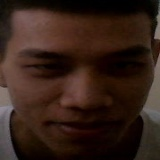
#> input picture fileFullname_crofgp.jpg, 160 x 160 px
$ python -i gist.py   (imports and definitions only)
#> lines starting #> are read from the running program, lines starting #| are printed output that depends on the picture
import numpy as np
import numpy.matlib as nm
import numpy.fft as f
from PIL import Image
import cv2
from skimage.filters import gabor_kernel
from scipy import ndimage as ndi


def compute_gist_descriptor(imgGray):
    # build average feature map:
    def power(image, kernel):
        # Normalize images for better comparison.
        image = (image - image.mean()) / image.std()
        data = np.real(kernel).reshape((np.real(kernel).shape[0], np.real(kernel).shape[1], 1))
        return np.sqrt(ndi.convolve(image, data, mode='wrap') ** 2 + ndi.convolve(image, data, mode='wrap') ** 2)

    def make_square(img):

        r, c, channels = img.shape

        side4 = (int(min([r, c]) / 4)) * 4

        one_edge = int(side4 / 2)
        r2 = int(r / 2)
        c2 = int(c / 2)

        img1 = img[((r2) - one_edge):((r2) + one_edge), ((c2) - one_edge):((c2) + one_edge)]

        r, c, channels = img1.shape
        return img1[:min([r, c]), :min([r, c])]

    def compute_avg(img):
        img = make_square(img)

        r, c, channels = img.shape

        chunks_row = np.split(np.array(range(r)), 4)
        chunks_col = np.split(np.array(range(c)), 4)

        grid_images = []

        for row in chunks_row:
            for col in chunks_col:
                grid_images.append(np.mean(img[np.min(row):np.max(row), np.min(col):np.max(col)]))
        return np.array(grid_images).reshape((4, 4))

    def power_single(gs):
        (kernel, powers) = gs
        return powers * 255


    images = cv2.cvtColor(imgGray, cv2.COLOR_GRAY2BGR)

    images = make_square(images)
    images = images / 255.0

    # Plot a selection of the filter bank kernels and their responses.
    results = []
    kernel_params = []

    for theta in (0, 1, 2, 3, 4, 5, 6, 7):
        theta = theta / 8. * np.pi
        for frequency in (0.1, 0.2, 0.3, 0.4):
            # for frequency in (0.1, 0.2, 0.4, 0.6, 0.8):
            kernel = gabor_kernel(frequency, theta=theta)

            params = 'theta=%d,\nfrequency=%.2f' % (theta * 180 / np.pi, frequency)
            kernel_params.append(params)
            # Save kernel and the power image for each image
            results.append((kernel, power(images, kernel)))
    return np.array([compute_avg(power_single(img)) for img in results]).reshape(512, )

>>> import cv2
>>> picture = cv2.imread('../../fileFullname_crofgp.jpg', cv2.IMREAD_GRAYSCALE)
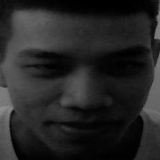
#> picture: shape (160, 160); min 0, max 142, mean 37.4
>>> result = compute_gist_descriptor(picture)
#> the loop in compute_gist_descriptor, `for theta in (0, 1, 2, 3, 4, 5, 6, 7):` made 8 passes
#> theta on passes 2 to 8: 0.393, 0.785, 1.18, 1.57, 1.96, 2.36, 2.75
#> pass 1, in power, `image = (image - image.mean()) / image.std()`:
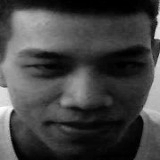
#> image: shape (160, 160, 3) float64; min -1.27, max 3.56, mean 2.8e-16; drawn with min black and max white
#> after the loop in compute_gist_descriptor, `for theta in (0, 1, 2, 3, 4, 5, 6, 7):`: kernel_params = 32 items
#> after the loop in compute_avg, `for row in chunks_row:`: grid_images = [14.95, 2.23, 1.77, 26.32, 12.35, 1.93, 2.29, 15.21, 12.68, 5.79, 3.97, 12.68, 21.16, 2.73, 1.2, 13.42]
#> the loop in compute_avg (call 2), `for row in chunks_row:` made 4 passes
#> in power_single (call 13), `(kernel, powers) = gs`:
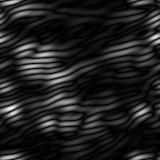
#> powers: shape (160, 160, 3) float64; min 4.3e-07, max 0.207, mean 0.0267; drawn with min black and max white
#> in power_single (call 17), `return powers * 255`:
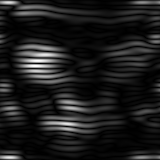
#> returned value: shape (160, 160, 3) float64; min 0.000458, max 80.2, mean 8.9; drawn with min black and max white
#> in power_single (call 19), `return powers * 255`:
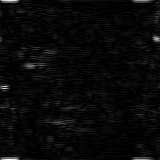
#> returned value: shape (160, 160, 3) float64; min 0.00011, max 84.38, mean 3.1; drawn with min black and max white
#> in power_single (call 21), `(kernel, powers) = gs`:
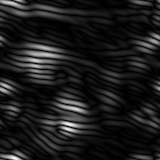
#> powers: shape (160, 160, 3) float64; min 2.33e-07, max 0.236, mean 0.026; drawn with min black and max white
#> in power_single (call 22), `(kernel, powers) = gs`:
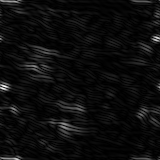
#> powers: shape (160, 160, 3) float64; min 1.51e-06, max 0.264, mean 0.0136; drawn with min black and max white
#> result = 512 values, max 26.32 at index 3, min 0.748 at index 498, mean 3.86
